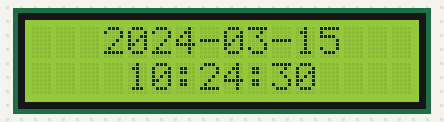
Simulated run of this program. Board: Raspberry Pi Pico running MicroPython. Shown: 16×2 character LCD. The clock reads 2024-03-15 10:24:30 at power-on unless the program sets it; files the program writes start out absent; library files of the repository ran but are not shown: lcd_api.py, pico_i2c_lcd.py; what the program prints to the serial console is not drawn.

Above: at 0.21 s.
At 4.91 s:
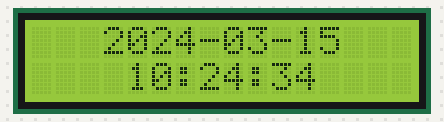
At 9.94 s:
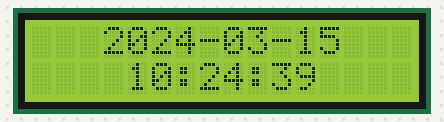
At 20.01 s:
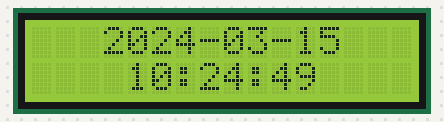
At 29.74 s:
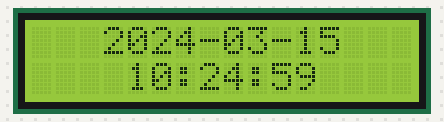
At 39.8 s:
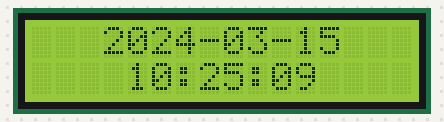

The program:

eng200-2.py
```python
import machine
import utime
from sample_code import text

rtc=machine.RTC()

file = open("temps.txt", "w")


while True:
    timestamp=rtc.datetime()
    timestring="   %04d-%02d-%02d \n    %02d:%02d:%02d"%(timestamp[0:3] +
                                                timestamp[4:7])
    text(timestring)


    
```

sample_code.py
```python
import time
import machine
from machine import I2C
from lcd_api import LcdApi
from pico_i2c_lcd import I2cLcd


# 16 x 2 LCD I2C Sample Code
# Library from https://github.com/T-622/RPI-PICO-I2C-LCD

# See library GitHub repository for full list of functions and their use

I2C_ADDR     = 0x27
I2C_NUM_ROWS = 2
I2C_NUM_COLS = 16

print("Running sample code...")

sda = machine.Pin(26)
scl = machine.Pin(27) # NOTE: It is important you change this to match the SDA and SCL pins you are using.
i2c_controller = 1    # Also change this to match the controller you are using (Listed on the Raspberry Pi Pico W Pinout as "I2C0" or "I2C1")
                      # You will need to wire the LCD to your Pi Pico, ensuring that each pin goes to the correct header. The pinout should be written on the LCDs PCB.
                      # You can use either 5V power via VBUS or 3.3V power via either VSYS or 3V(OUT).

i2c = I2C(i2c_controller, sda=sda, scl=scl, freq=400000)
lcd = I2cLcd(i2c, I2C_ADDR, I2C_NUM_ROWS, I2C_NUM_COLS)

testString = " the screen!"

def text(string):
    lcd.putstr(string)
    time.sleep(0.3)
    lcd.clear()
```
